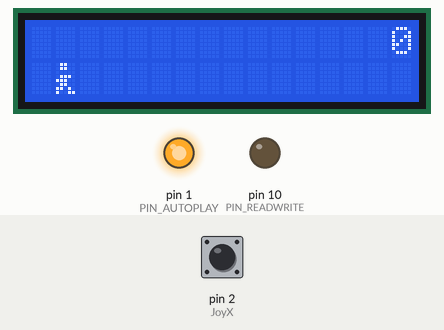
Bench run of a sketch on a simulated Arduino Uno, built with avr-gcc and run on an emulated ATmega328P. Parts: 16×2 character LCD, output pins drawn as LEDs (lit = HIGH). Inputs (shaded band) come from the test bench; at power-on: pin 2 (JoyX) HIGH. Random numbers use the default seed unless the sketch sets one.

Above: at 1.2 s.
1.3 s: pin 2 (JoyX) pulled LOW for 0.15 s
At 1.51 s:
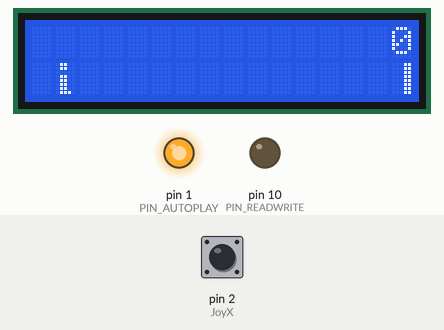
2.0 s: pin 2 (JoyX) pulled LOW for 1 s
At 2.14 s:
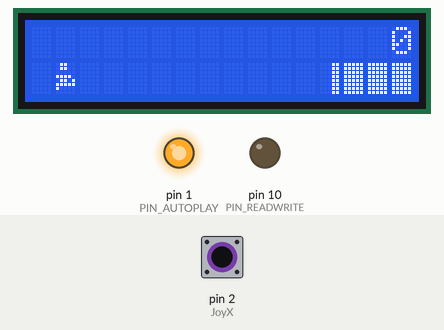
3.6 s: pin 2 (JoyX) pulled LOW for 0.15 s
At 3.71 s:
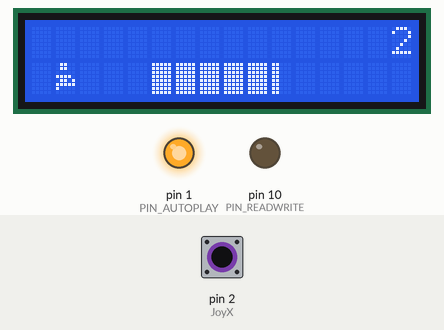
4.3 s: pin 2 (JoyX) pulsed LOW 2 times (0.12 s each, 0.3 s apart)
At 4.91 s:
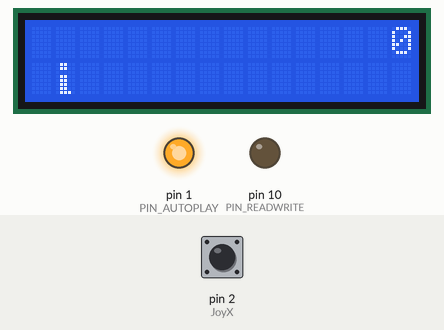
6.5 s: pin 2 (JoyX) pulled LOW for 3.2 s
At 6.59 s:
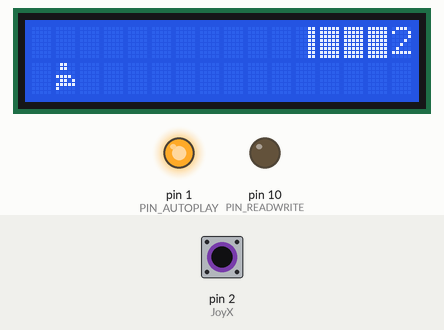
10.3 s: pin 2 (JoyX) pulled LOW for 0.15 s
At 11.22 s:
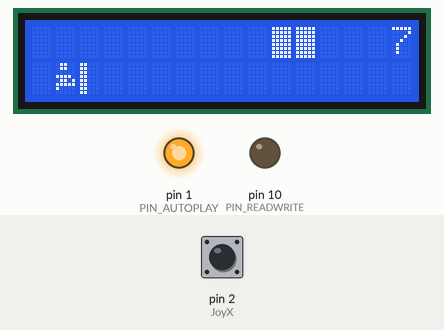
Timing chart, 0 to 12.0 s (numbered marks = the images above; inputs shaded):
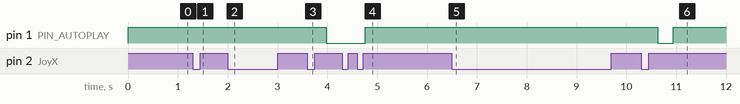

The sketch:

flappy_bird.ino
```cpp
#include <LiquidCrystal.h>

#define JoyX 2
#define PIN_AUTOPLAY 1
#define PIN_READWRITE 10
#define PIN_CONTRAST 12

#define SPRITE_RUN1 1
#define SPRITE_RUN2 2
#define SPRITE_SARE 3
#define SPRITE_SARE_SUS '.'         // Folosesc caracterul '.' pt cap
#define SPRITE_SARE_JOS 4
#define SPRITE_TEREN_LIBER ' '      // Folossc caraterul ' '
#define SPRITE_TEREN_SOLID 5
#define SPRITE_TEREN_SOLID_DREAPTA 6
#define SPRITE_TEREN_SOLID_STANGA 7

#define OM_POZ_ORZ 1    // Pozitia orizontala a omuletului p ecran

#define TEREN_WIDTH 16
#define TEREN_LIBER 0
#define TEREN_JOS_BLOCK 1
#define TEREN_SUS_BLOCK 2

#define OM_POZ_OFF 0          // Omul este invizibil
#define OM_POZ_RUN_JOS_1 1  // Omul alearga pe o line de jos (pose 1)
#define OM_POZ_RUN_JOS_2 2  //                              (pose 2)

#define OM_POZ_SARE_1 3       // Sare
#define OM_POZ_SARE_2 4       // Half-way up
#define OM_POZ_SARE_3 5       // SARE is on SUS row
#define OM_POZ_SARE_4 6       // SARE is on SUS row
#define OM_POZ_SARE_5 7       // SARE is on SUS row
#define OM_POZ_SARE_6 8       // SARE is on SUS row
#define OM_POZ_SARE_7 9       // Half-way down
#define OM_POZ_SARE_8 10      // About to land

#define OM_POZ_RUN_SUS_1 11 // boy is running on SUS row (pose 1)
#define OM_POZ_RUN_SUS_2 12 //                              (pose 2)

LiquidCrystal lcd(11, 9, 6, 5, 4, 3);
static char TERENSUS[TEREN_WIDTH + 1];
static char TERENJOS[TEREN_WIDTH + 1];
static bool buttonPushed = false;

void initializeGraphics(){
  static byte graphics[] = {
    // Poz de alergat 1
    B01100,
    B01100,
    B00000,
    B01110,
    B11100,
    B01100,
    B11010,
    B10011,
    // Poz de alergat 2
    B01100,
    B01100,
    B00000,
    B01100,
    B01100,
    B01100,
    B01100,
    B01110,
    // Saritura
    B01100,
    B01100,
    B00000,
    B11110,
    B01101,
    B11111,
    B10000,
    B00000,
    // Saritura in jos
    B11110,
    B01101,
    B11111,
    B10000,
    B00000,
    B00000,
    B00000,
    B00000,
    // Pamant
    B11111,
    B11111,
    B11111,
    B11111,
    B11111,
    B11111,
    B11111,
    B11111,
    // Pamant la dreapta
    B00011,
    B00011,
    B00011,
    B00011,
    B00011,
    B00011,
    B00011,
    B00011,
    // Pamant la stanga
    B11000,
    B11000,
    B11000,
    B11000,
    B11000,
    B11000,
    B11000,
    B11000,
  };

  int i;

  for (i = 0; i < 7; ++i) {
    lcd.createChar(i + 1, &graphics[i * 8]);
  }
  for (i = 0; i < TEREN_WIDTH; ++i) {
    TERENSUS[i] = SPRITE_TEREN_LIBER;
    TERENJOS[i] = SPRITE_TEREN_LIBER;
  }
}

void avansTEREN(char* TEREN, byte nouTEREN){
  for (int i = 0; i < TEREN_WIDTH; ++i) {
    char current = TEREN[i];
    char urmator = (i == TEREN_WIDTH-1) ? nouTEREN : TEREN[i+1];
    switch (current){
      case SPRITE_TEREN_LIBER:
        TEREN[i] = (urmator == SPRITE_TEREN_SOLID) ? SPRITE_TEREN_SOLID_DREAPTA : SPRITE_TEREN_LIBER;
        break;
      case SPRITE_TEREN_SOLID:
        TEREN[i] = (urmator == SPRITE_TEREN_LIBER) ? SPRITE_TEREN_SOLID_STANGA : SPRITE_TEREN_SOLID;
        break;
      case SPRITE_TEREN_SOLID_DREAPTA:
        TEREN[i] = SPRITE_TEREN_SOLID;
        break;
      case SPRITE_TEREN_SOLID_STANGA:
        TEREN[i] = SPRITE_TEREN_LIBER;
        break;
    }
  }
}

  bool traseazaOmulet(byte position, char* TERENSUS, char* TERENJOS, unsigned int score) {
  bool collide = false;
  char SUSSave = TERENSUS[OM_POZ_ORZ];
  char JOSSave = TERENJOS[OM_POZ_ORZ];
  byte SUS, JOS;
  switch (position) {
    case OM_POZ_OFF:
      SUS = JOS = SPRITE_TEREN_LIBER;
      break;
    case OM_POZ_RUN_JOS_1:
      SUS = SPRITE_TEREN_LIBER;
      JOS = SPRITE_RUN1;
      break;
    case OM_POZ_RUN_JOS_2:
      SUS = SPRITE_TEREN_LIBER;
      JOS = SPRITE_RUN2;
      break;
    case OM_POZ_SARE_1:
    case OM_POZ_SARE_8:
      SUS = SPRITE_TEREN_LIBER;
      JOS = SPRITE_SARE;
      break;
    case OM_POZ_SARE_2:
    case OM_POZ_SARE_7:
      SUS = SPRITE_SARE_SUS;
      JOS = SPRITE_SARE_JOS;
      break;
    case OM_POZ_SARE_3:
    case OM_POZ_SARE_4:
    case OM_POZ_SARE_5:
    case OM_POZ_SARE_6:
      SUS = SPRITE_SARE;
      JOS = SPRITE_TEREN_LIBER;
      break;
    case OM_POZ_RUN_SUS_1:
      SUS = SPRITE_RUN1;
      JOS = SPRITE_TEREN_LIBER;
      break;
    case OM_POZ_RUN_SUS_2:
      SUS = SPRITE_RUN2;
      JOS = SPRITE_TEREN_LIBER;
      break;
  }
  if (SUS != ' ') {
    TERENSUS[OM_POZ_ORZ] = SUS;
    collide = (SUSSave == SPRITE_TEREN_LIBER) ? false : true;
  }
  if (JOS != ' ') {
    TERENJOS[OM_POZ_ORZ] = JOS;
    collide |= (JOSSave == SPRITE_TEREN_LIBER) ? false : true;
  }

  byte digits = (score > 9999) ? 5 : (score > 999) ? 4 : (score > 99) ? 3 : (score > 9) ? 2 : 1;

  // Draw the scene
  TERENSUS[TEREN_WIDTH] = '\0';
  TERENJOS[TEREN_WIDTH] = '\0';
  char temp = TERENSUS[16-digits];
  TERENSUS[16-digits] = '\0';
  lcd.setCursor(0,0);
  lcd.print(TERENSUS);
  TERENSUS[16-digits] = temp;
  lcd.setCursor(0,1);
  lcd.print(TERENJOS);

  lcd.setCursor(16 - digits,0);
  lcd.print(score);

  TERENSUS[OM_POZ_ORZ] = SUSSave;
  TERENJOS[OM_POZ_ORZ] = JOSSave;
  return collide;
}

// Handle the button push as an interrupt
void buttonPush() {
  buttonPushed = true;
}

void setup(){
  pinMode(PIN_READWRITE, OUTPUT);
  digitalWrite(PIN_READWRITE, LOW);
  pinMode(PIN_CONTRAST, OUTPUT);
  digitalWrite(PIN_CONTRAST, LOW);
  pinMode(JoyX, INPUT);
  digitalWrite(JoyX, HIGH);
  pinMode(PIN_AUTOPLAY, OUTPUT);
  digitalWrite(PIN_AUTOPLAY, HIGH);

  // Digital pin 2 maps to interrupt 0
  attachInterrupt(0/*PIN_BUTTON*/, buttonPush, FALLING);

  initializeGraphics();

  lcd.begin(16, 2);
}

void loop(){
  static byte boyPos = OM_POZ_RUN_JOS_1;
  static byte nouTERENTip = TEREN_LIBER;
  static byte nouTERENDurata = 1;
  static bool playing = false;
  static bool blink = false;
  static unsigned int distance = 0;

  if (!playing) {
    traseazaOmulet((blink) ? OM_POZ_OFF : boyPos, TERENSUS, TERENJOS, distance >> 3);
    if (blink) {
      lcd.setCursor(0,0);
      lcd.print("Press Start");
    }
    delay(250);
    blink = !blink;
    if (buttonPushed) {
      initializeGraphics();
      boyPos = OM_POZ_RUN_JOS_1;
      playing = true;
      buttonPushed = false;
      distance = 0;
    }
    return;
  }

  // Shift the TEREN to the STANGA
  avansTEREN(TERENJOS, nouTERENTip == TEREN_JOS_BLOCK ? SPRITE_TEREN_SOLID : SPRITE_TEREN_LIBER);
  avansTEREN(TERENSUS, nouTERENTip == TEREN_SUS_BLOCK ? SPRITE_TEREN_SOLID : SPRITE_TEREN_LIBER);

  // Make nou TEREN to enter on the DREAPTA
  if (--nouTERENDurata == 0) {
    if (nouTERENTip == TEREN_LIBER) {
      nouTERENTip = (random(3) == 0) ? TEREN_SUS_BLOCK : TEREN_JOS_BLOCK;
      nouTERENDurata = 2 + random(10);
    } else {
      nouTERENTip = TEREN_LIBER;
      nouTERENDurata = 10 + random(10);
    }
  }

  if (buttonPushed) {
    if (boyPos <= OM_POZ_RUN_JOS_2) boyPos = OM_POZ_SARE_1;
    buttonPushed = false;
  }

  if (traseazaOmulet(boyPos, TERENSUS, TERENJOS, distance >> 3)) {
    playing = false; // The boy collided with something. Too bad.
  } else {
    if (boyPos == OM_POZ_RUN_JOS_2 || boyPos == OM_POZ_SARE_8) {
      boyPos = OM_POZ_RUN_JOS_1;
    } else if ((boyPos >= OM_POZ_SARE_3 && boyPos <= OM_POZ_SARE_5) && TERENJOS[OM_POZ_ORZ] != SPRITE_TEREN_LIBER) {
      boyPos = OM_POZ_RUN_SUS_1;
    } else if (boyPos >= OM_POZ_RUN_SUS_1 && TERENJOS[OM_POZ_ORZ] == SPRITE_TEREN_LIBER) {
      boyPos = OM_POZ_SARE_5;
    } else if (boyPos == OM_POZ_RUN_SUS_2) {
      boyPos = OM_POZ_RUN_SUS_1;
    } else {
      ++boyPos;
    }
    ++distance;

    digitalWrite(PIN_AUTOPLAY, TERENJOS[OM_POZ_ORZ + 2] == SPRITE_TEREN_LIBER ? HIGH : LOW);
  }
  delay(100);
}
```

Measured:
- after the input at 4.3 s, pin 1 (PIN_AUTOPLAY): LOW → HIGH after 0.46 s
